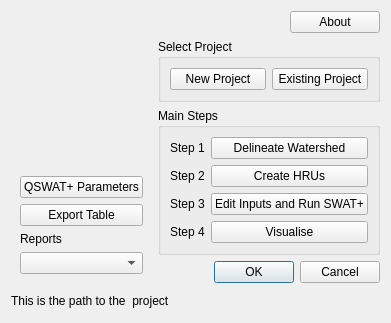
<?xml version="1.0" encoding="UTF-8"?>
<ui version="4.0">
 <class>QSwat</class>
 <widget class="QDialog" name="QSwat">
  <property name="geometry">
   <rect>
    <x>0</x>
    <y>0</y>
    <width>391</width>
    <height>323</height>
   </rect>
  </property>
  <property name="windowTitle">
   <string>QSWAT+</string>
  </property>
  <property name="windowIcon">
   <iconset resource="resources.qrc">
    <normaloff>:/plugins/QSWATPlus/swatplus.ico</normaloff>:/plugins/QSWATPlus/swatplus.ico</iconset>
  </property>
  <property name="whatsThis">
   <string/>
  </property>
  <layout class="QGridLayout" name="gridLayout_4">
   <item row="0" column="1">
    <spacer name="horizontalSpacer">
     <property name="orientation">
      <enum>Qt::Horizontal</enum>
     </property>
     <property name="sizeHint" stdset="0">
      <size>
       <width>126</width>
       <height>20</height>
      </size>
     </property>
    </spacer>
   </item>
   <item row="0" column="2">
    <widget class="QPushButton" name="aboutButton">
     <property name="sizePolicy">
      <sizepolicy hsizetype="MinimumExpanding" vsizetype="Fixed">
       <horstretch>0</horstretch>
       <verstretch>0</verstretch>
      </sizepolicy>
     </property>
     <property name="text">
      <string>About</string>
     </property>
    </widget>
   </item>
   <item row="3" column="0" rowspan="2">
    <widget class="QWidget" name="widget" native="true">
     <layout class="QGridLayout" name="gridLayout_3">
      <item row="0" column="0">
       <widget class="QPushButton" name="paramsButton">
        <property name="sizePolicy">
         <sizepolicy hsizetype="Preferred" vsizetype="Fixed">
          <horstretch>0</horstretch>
          <verstretch>0</verstretch>
         </sizepolicy>
        </property>
        <property name="toolTip">
         <string>&lt;html&gt;&lt;head/&gt;&lt;body&gt;&lt;p&gt;Click to set the location of the SWATPlusr and (optionally) MPI.  Unless these locations change, you only need to do this once; the values are used for all projects.&lt;/p&gt;&lt;p&gt;&lt;br/&gt;&lt;/p&gt;&lt;p&gt;A number of other parameters may be set here, which are project specific.&lt;/p&gt;&lt;/body&gt;&lt;/html&gt;</string>
        </property>
        <property name="text">
         <string>QSWAT+ Parameters</string>
        </property>
       </widget>
      </item>
      <item row="1" column="0">
       <widget class="QPushButton" name="exportButton">
        <property name="sizePolicy">
         <sizepolicy hsizetype="Preferred" vsizetype="Fixed">
          <horstretch>0</horstretch>
          <verstretch>0</verstretch>
         </sizepolicy>
        </property>
        <property name="toolTip">
         <string>&lt;html&gt;&lt;head/&gt;&lt;body&gt;&lt;p&gt;Export SQLite database table to a csv file.&lt;/p&gt;&lt;/body&gt;&lt;/html&gt;</string>
        </property>
        <property name="text">
         <string>Export Table</string>
        </property>
       </widget>
      </item>
      <item row="2" column="0">
       <widget class="QLabel" name="reportsLabel">
        <property name="text">
         <string>Reports</string>
        </property>
       </widget>
      </item>
      <item row="3" column="0">
       <widget class="QComboBox" name="reportsBox">
        <property name="sizePolicy">
         <sizepolicy hsizetype="Preferred" vsizetype="Fixed">
          <horstretch>0</horstretch>
          <verstretch>0</verstretch>
         </sizepolicy>
        </property>
        <property name="duplicatesEnabled">
         <bool>false</bool>
        </property>
       </widget>
      </item>
     </layout>
    </widget>
   </item>
   <item row="5" column="0" colspan="3">
    <widget class="QLabel" name="projPath">
     <property name="text">
      <string>This is the path to the  project</string>
     </property>
    </widget>
   </item>
   <item row="4" column="1" colspan="2">
    <widget class="QDialogButtonBox" name="buttonBox">
     <property name="orientation">
      <enum>Qt::Horizontal</enum>
     </property>
     <property name="standardButtons">
      <set>QDialogButtonBox::Cancel|QDialogButtonBox::Ok</set>
     </property>
    </widget>
   </item>
   <item row="2" column="1" rowspan="2" colspan="2">
    <widget class="QGroupBox" name="mainBox">
     <property name="sizePolicy">
      <sizepolicy hsizetype="Preferred" vsizetype="Preferred">
       <horstretch>0</horstretch>
       <verstretch>0</verstretch>
      </sizepolicy>
     </property>
     <property name="title">
      <string>Main Steps</string>
     </property>
     <layout class="QGridLayout" name="gridLayout_2">
      <item row="0" column="0">
       <widget class="QLabel" name="delinLabel">
        <property name="text">
         <string>Step 1</string>
        </property>
        <property name="buddy">
         <cstring>delinButton</cstring>
        </property>
       </widget>
      </item>
      <item row="0" column="1">
       <widget class="QPushButton" name="delinButton">
        <property name="sizePolicy">
         <sizepolicy hsizetype="Expanding" vsizetype="Fixed">
          <horstretch>0</horstretch>
          <verstretch>0</verstretch>
         </sizepolicy>
        </property>
        <property name="toolTip">
         <string>Click to select the DEM and delineate the watershed</string>
        </property>
        <property name="text">
         <string>Delineate Watershed</string>
        </property>
       </widget>
      </item>
      <item row="1" column="0">
       <widget class="QLabel" name="hrusLabel">
        <property name="text">
         <string>Step 2</string>
        </property>
        <property name="buddy">
         <cstring>hrusButton</cstring>
        </property>
       </widget>
      </item>
      <item row="1" column="1">
       <widget class="QPushButton" name="hrusButton">
        <property name="sizePolicy">
         <sizepolicy hsizetype="Expanding" vsizetype="Fixed">
          <horstretch>0</horstretch>
          <verstretch>0</verstretch>
         </sizepolicy>
        </property>
        <property name="toolTip">
         <string>Click to select landuse and soil files and create HRUs</string>
        </property>
        <property name="text">
         <string>Create HRUs</string>
        </property>
       </widget>
      </item>
      <item row="2" column="0">
       <widget class="QLabel" name="editLabel">
        <property name="text">
         <string>Step 3</string>
        </property>
        <property name="buddy">
         <cstring>editButton</cstring>
        </property>
       </widget>
      </item>
      <item row="2" column="1">
       <widget class="QPushButton" name="editButton">
        <property name="sizePolicy">
         <sizepolicy hsizetype="Expanding" vsizetype="Fixed">
          <horstretch>0</horstretch>
          <verstretch>0</verstretch>
         </sizepolicy>
        </property>
        <property name="toolTip">
         <string>Click to run the SWAT+ editor</string>
        </property>
        <property name="text">
         <string>Edit Inputs and Run SWAT+</string>
        </property>
       </widget>
      </item>
      <item row="3" column="0">
       <widget class="QLabel" name="visualiseLabel">
        <property name="text">
         <string>Step 4</string>
        </property>
        <property name="buddy">
         <cstring>visualiseButton</cstring>
        </property>
       </widget>
      </item>
      <item row="3" column="1">
       <widget class="QPushButton" name="visualiseButton">
        <property name="sizePolicy">
         <sizepolicy hsizetype="Expanding" vsizetype="Fixed">
          <horstretch>0</horstretch>
          <verstretch>0</verstretch>
         </sizepolicy>
        </property>
        <property name="toolTip">
         <string>Click to visualise outputs after a SWAT run</string>
        </property>
        <property name="text">
         <string>Visualise</string>
        </property>
       </widget>
      </item>
     </layout>
    </widget>
   </item>
   <item row="0" column="0" rowspan="3">
    <widget class="QLabel" name="SWATLogo">
     <property name="sizePolicy">
      <sizepolicy hsizetype="Fixed" vsizetype="Fixed">
       <horstretch>0</horstretch>
       <verstretch>0</verstretch>
      </sizepolicy>
     </property>
     <property name="maximumSize">
      <size>
       <width>170</width>
       <height>125</height>
      </size>
     </property>
     <property name="text">
      <string/>
     </property>
     <property name="pixmap">
      <pixmap resource="resources.qrc">:/plugins/QSWATPlus/QSWAT-Icon/SWAT-Logo.png</pixmap>
     </property>
     <property name="scaledContents">
      <bool>true</bool>
     </property>
    </widget>
   </item>
   <item row="1" column="1" colspan="2">
    <widget class="QGroupBox" name="projectBox">
     <property name="minimumSize">
      <size>
       <width>0</width>
       <height>50</height>
      </size>
     </property>
     <property name="title">
      <string>Select Project</string>
     </property>
     <layout class="QGridLayout" name="gridLayout">
      <item row="0" column="0">
       <widget class="QPushButton" name="newButton">
        <property name="sizePolicy">
         <sizepolicy hsizetype="Expanding" vsizetype="Fixed">
          <horstretch>0</horstretch>
          <verstretch>0</verstretch>
         </sizepolicy>
        </property>
        <property name="text">
         <string>New Project</string>
        </property>
       </widget>
      </item>
      <item row="0" column="1">
       <widget class="QPushButton" name="existingButton">
        <property name="sizePolicy">
         <sizepolicy hsizetype="Expanding" vsizetype="Fixed">
          <horstretch>0</horstretch>
          <verstretch>0</verstretch>
         </sizepolicy>
        </property>
        <property name="text">
         <string>Existing Project</string>
        </property>
       </widget>
      </item>
     </layout>
    </widget>
   </item>
  </layout>
 </widget>
 <resources>
  <include location="resources.qrc"/>
 </resources>
 <connections>
  <connection>
   <sender>buttonBox</sender>
   <signal>accepted()</signal>
   <receiver>QSwat</receiver>
   <slot>accept()</slot>
   <hints>
    <hint type="sourcelabel">
     <x>248</x>
     <y>254</y>
    </hint>
    <hint type="destinationlabel">
     <x>157</x>
     <y>274</y>
    </hint>
   </hints>
  </connection>
  <connection>
   <sender>buttonBox</sender>
   <signal>rejected()</signal>
   <receiver>QSwat</receiver>
   <slot>reject()</slot>
   <hints>
    <hint type="sourcelabel">
     <x>316</x>
     <y>260</y>
    </hint>
    <hint type="destinationlabel">
     <x>286</x>
     <y>274</y>
    </hint>
   </hints>
  </connection>
 </connections>
</ui>
